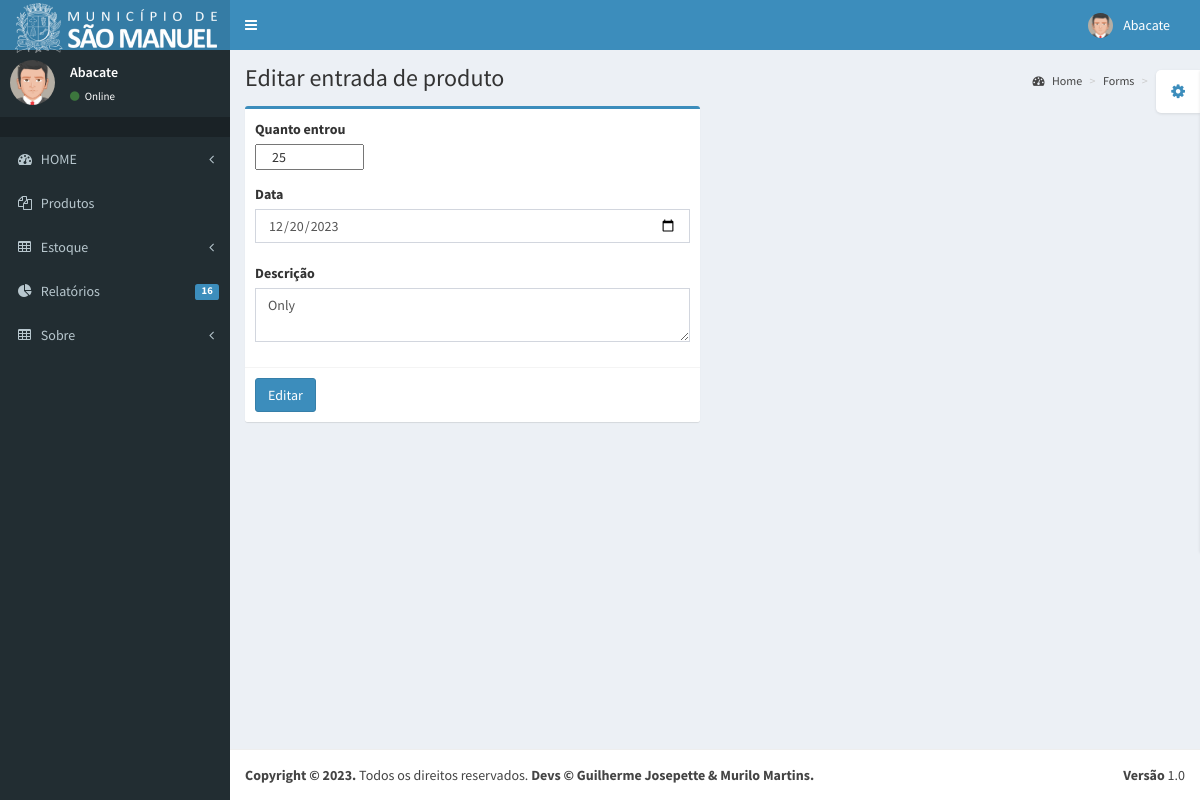
The page /pages/relatorio/editar_entrada.php?id=1 (signed in) on the database its author committed.
### tables this page shows
CREATE TABLE `entrada` (
  `id` int(11) NOT NULL,
  `produto` varchar(50) NOT NULL,
  `categoria` varchar(30) NOT NULL,
  `descricao` varchar(100) DEFAULT NULL,
  `quantidade` int(11) NOT NULL,
  `data_entrada` date NOT NULL,
  `hora_entrada` time NOT NULL
);

### pages/relatorio/editar_entrada.php (the view, shortened to what this page needs)
<?php
require "../cabecalho/aside.php";
require "../config.php";
$id = $_GET['id'];
$sql = "SELECT * FROM entrada WHERE id = ? ";
$declaracaoSql = $conexao->prepare($sql);
$declaracaoSql->bindParam(1,$id);
$declaracaoSql->execute();
$dados = $declaracaoSql->fetch();
?>
      <div class="content-wrapper">
        <section class="content-header">
          <h1>
            Editar entrada de produto
          </h1>
          <ol class="breadcrumb">
            <li><a href="#"><i class="fa fa-dashboard"></i> Home</a></li>
            <li><a href="#">Forms</a></li>
            <li class="active">Editar</li>
          </ol>
        </section>
        <section class="content">
          <div class="row">
            <div class="col-md-6">
              <div class="box box-primary">
                <form role="form" method="POST" action="salvar_entrada.php">
                <div class="box-body">
                    <div class="form-group">
                       <label for="entrada">Quanto entrou</label><br>
                       <input type="number" name="quantidade" class="col-xs-3" value="<?php echo $dados['quantidade'];?>"><br><br>
                       <label for="data">Data</label><br>
                       <input type="date" name="data" class="form-control" value ="<?php echo $dados['data_entrada'];?>"><br>
                       <label>Descrição</label>
                      <textarea class="form-control" name="descricao"><?php echo $dados['descricao'];?>
                      </textarea>
                    </div>
                  </div>
                  <div class="box-footer">
                    <button type="submit" class="btn btn-primary">Editar</button>
                  </div>
                </form>
              </div>
            </div>
          </div>
        </section>
      </div>
     <?php
      require "../cabecalho/footer.php";
      ?>

### rows shown on the page
entrada: quantidade "25", data "12/20/2023", descricao "Only"

### other values the page prints
$_SESSION['nome'] "Abacate"
relatorio() "16"
$versao "1.0"
